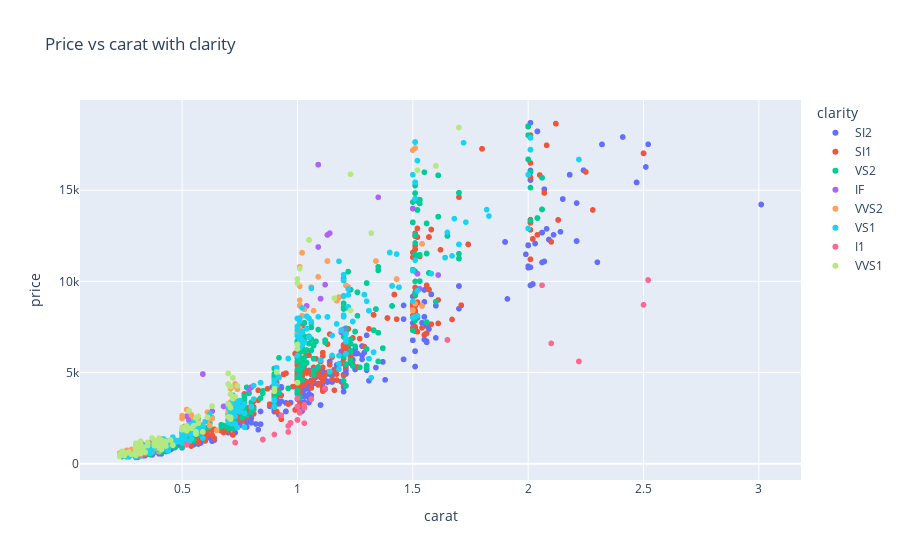

The notebook cell saved with this chart:
### Code cell
scatter_diamods_by(diamonds, 'clarity')

### Figure 1 — Plotly figure (JSON) as saved in the notebook; plotly's stock layout.template omitted (floating-point values rounded to 4 significant figures; data arrays with more than 128 entries replaced by an {"elided": "..."} marker saying what was removed)
{"data": [{"hovertemplate": "clarity=SI2<br>carat=%{x}<br>price=%{y}<extra></extra>", "legendgroup": "SI2", "marker": {"color": "#636efa", "symbol": "circle"}, "mode": "markers", "name": "SI2", "showlegend": true, "type": "scattergl", "x": {"elided": "670 float values"}, "xaxis": "x", "y": {"elided": "670 int values"}, "yaxis": "y"}, {"hovertemplate": "clarity=SI1<br>carat=%{x}<br>price=%{y}<extra></extra>", "legendgroup": "SI1", "marker": {"color": "#EF553B", "symbol": "circle"}, "mode": "markers", "name": "SI1", "showlegend": true, "type": "scattergl", "x": {"elided": "942 float values"}, "xaxis": "x", "y": {"elided": "942 int values"}, "yaxis": "y"}, {"hovertemplate": "clarity=VS2<br>carat=%{x}<br>price=%{y}<extra></extra>", "legendgroup": "VS2", "marker": {"color": "#00cc96", "symbol": "circle"}, "mode": "markers", "name": "VS2", "showlegend": true, "type": "scattergl", "x": {"elided": "949 float values"}, "xaxis": "x", "y": {"elided": "949 int values"}, "yaxis": "y"}, {"hovertemplate": "clarity=IF<br>carat=%{x}<br>price=%{y}<extra></extra>", "legendgroup": "IF", "marker": {"color": "#ab63fa", "symbol": "circle"}, "mode": "markers", "name": "IF", "showlegend": true, "type": "scattergl", "x": [0.32, 0.3, 0.3, 0.32, 0.33, 0.28, 1.35, 0.31, 0.34, 0.55, 0.4, 0.79, 0.33, 0.4, 1.01, 0.46, 0.3, 0.31, 0.31, 1.09, 0.28, 0.42, 1.53, 0.27, 1.14, 1.2, 1.12, 0.32, 1.61, 0.31, 0.33, 0.33, 1.13, 0.37, 0.52, 0.68, 0.36, 1.52, 0.63, 0.3, 1.19, 0.3, 1.09, 0.8, 0.31, 1.04, 0.31, 0.53, 0.31, 0.43, 1.5, 1.1, 0.59, 0.33, 0.33, 0.33, 1.13, 0.37, 0.52, 0.68, 0.36, 1.52, 0.63, 0.3, 1.19, 0.3, 1.09, 0.8, 0.31, 1.04, 0.31, 0.53, 0.31, 0.43, 1.5, 1.1, 0.59, 0.33, 0.33, 0.33, 1.13, 0.37, 0.52, 0.68, 0.36, 1.52, 0.63, 0.3, 1.19, 0.3, 1.09, 0.8, 0.31, 1.04, 0.31, 0.53, 0.31, 0.43, 1.5, 1.1, 0.59, 0.33, 0.33], "xaxis": "x", "y": [918, 789, 956, 954, 1052, 650, 14616, 949, 974, 1905, 1333, 4046, 891, 1333, 7352, 1450, 873, 1046, 988, 11888, 586, 1216, 9596, 566, 12647, 7367, 9820, 918, 10350, 891, 694, 971, 12549, 754, 2598, 3143, 1148, 10419, 2879, 1013, 7207, 886, 16406, 4193, 914, 8655, 914, 2372, 988, 1056, 13998, 9053, 4916, 984, 946, 971, 12549, 754, 2598, 3143, 1148, 10419, 2879, 1013, 7207, 886, 16406, 4193, 914, 8655, 914, 2372, 988, 1056, 13998, 9053, 4916, 984, 946, 971, 12549, 754, 2598, 3143, 1148, 10419, 2879, 1013, 7207, 886, 16406, 4193, 914, 8655, 914, 2372, 988, 1056, 13998, 9053, 4916, 984, 946], "yaxis": "y"}, {"hovertemplate": "clarity=VVS2<br>carat=%{x}<br>price=%{y}<extra></extra>", "legendgroup": "VVS2", "marker": {"color": "#FFA15A", "symbol": "circle"}, "mode": "markers", "name": "VVS2", "showlegend": true, "type": "scattergl", "x": {"elided": "369 float values"}, "xaxis": "x", "y": {"elided": "369 int values"}, "yaxis": "y"}, {"hovertemplate": "clarity=VS1<br>carat=%{x}<br>price=%{y}<extra></extra>", "legendgroup": "VS1", "marker": {"color": "#19d3f3", "symbol": "circle"}, "mode": "markers", "name": "VS1", "showlegend": true, "type": "scattergl", "x": {"elided": "620 float values"}, "xaxis": "x", "y": {"elided": "620 int values"}, "yaxis": "y"}, {"hovertemplate": "clarity=I1<br>carat=%{x}<br>price=%{y}<extra></extra>", "legendgroup": "I1", "marker": {"color": "#FF6692", "symbol": "circle"}, "mode": "markers", "name": "I1", "showlegend": true, "type": "scattergl", "x": [2.5, 1.03, 0.9, 2.1, 0.96, 0.32, 0.96, 1.01, 1.12, 2.06, 1.03, 1, 0.73, 1.06, 1.01, 1, 1.65, 2.22, 0.93, 0.52, 0.97, 2.52, 1, 0.85, 1.03, 0.73, 1.06, 1.01, 1, 1.65, 2.22, 0.93, 0.52, 0.97, 2.52, 1, 0.85, 1.03, 0.73, 1.06, 1.01, 1, 1.65, 2.22, 0.93, 0.52, 0.97, 2.52, 1, 0.85, 1.03], "xaxis": "x", "y": [8711, 2220, 1599, 6597, 1739, 490, 2068, 2844, 4139, 9789, 3230, 3136, 1158, 3544, 2788, 2398, 6788, 5607, 2647, 1037, 2239, 10076, 3584, 1324, 3060, 1158, 3544, 2788, 2398, 6788, 5607, 2647, 1037, 2239, 10076, 3584, 1324, 3060, 1158, 3544, 2788, 2398, 6788, 5607, 2647, 1037, 2239, 10076, 3584, 1324, 3060], "yaxis": "y"}, {"hovertemplate": "clarity=VVS1<br>carat=%{x}<br>price=%{y}<extra></extra>", "legendgroup": "VVS1", "marker": {"color": "#B6E880", "symbol": "circle"}, "mode": "markers", "name": "VVS1", "showlegend": true, "type": "scattergl", "x": {"elided": "295 float values"}, "xaxis": "x", "y": {"elided": "295 int values"}, "yaxis": "y"}], "layout": {"legend": {"title": {"text": "clarity"}, "tracegroupgap": 0}, "title": {"text": "Price vs carat with clarity"}, "xaxis": {"anchor": "y", "domain": [0, 1], "title": {"text": "carat"}}, "yaxis": {"anchor": "x", "domain": [0, 1], "title": {"text": "price"}}}}
